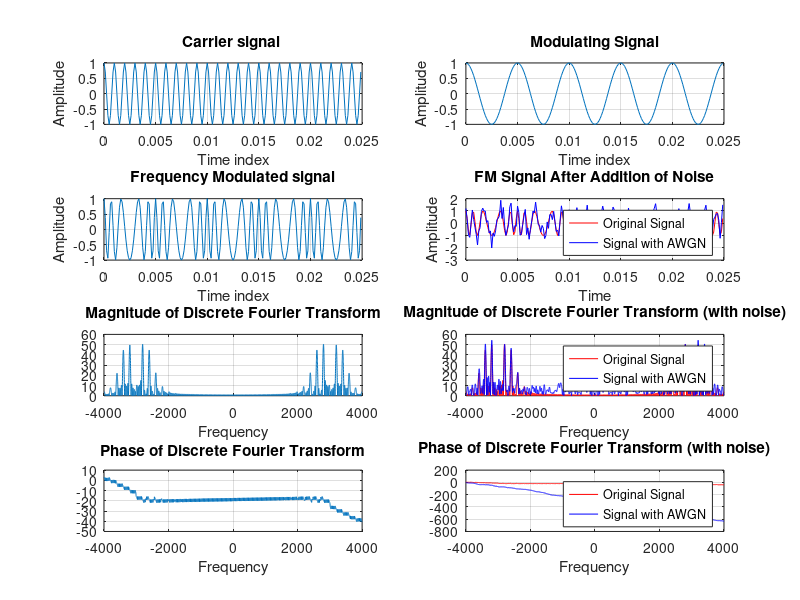

MATLAB code for this plot:
clear all;
close all;
Am=1;
kf=500; %Frequency Deviation
fc=1000; %Carrier Frequency
fm=200; %Modulating Frequency
m=kf*Am/fm; %Modulating Index
Fs=8000; %Sampling Frequency
N=8192;
dt=1/Fs;
n=0:dt:.025-dt; %Time index
c=cos(2*pi*fc*n); %Carrier Signal
M=cos(2*pi*fm*n); %Modulating Signal
subplot(421);
plot (n,c);
ylabel('Amplitude');
xlabel('Time index');
title('Carrier signal ');
grid on;
subplot(422);
plot (n,M);
ylabel('Amplitude');
xlabel('Time index');
title('Modulating Signal');
grid on;
y=cos(2*pi*fc*n+(m.*sin(2*pi*fm*n))); %Frequency Modulation
subplot(423);
plot (n,y);
ylabel('Amplitude');
xlabel('Time index');
title('Frequency Modulated signal');
grid on;
df=Fs/N;
k=-Fs/2:df:Fs/2-df; %Frequency index
Y=(fft(y,N)); %Discrete Fourier Transform on FM Signal
subplot(425);
plot(k,abs(Y));
title('Magnitude of Discrete Fourier Transform');
xlabel('Frequency');
grid on;
subplot(427);
plot(k,unwrap(angle(Y)));
title('Phase of Discrete Fourier Transform');
xlabel('Frequency');
grid on;
snr=5; %Signal to noise ratio
z = awgn(y,snr,'measured'); %Adding noise(AWGN)
subplot(424); 
plot(n, y, 'r');
hold on; % puts the next graph on the same plot
plot(n, z, 'b');
xlabel('Time');
ylabel('Amplitude');
title('FM Signal After Addition of Noise');
grid on;
hold off;
legend('Original Signal','Signal with AWGN');
Z=(fft(z,N)); %Discrete Fourier Transform on noise affected FM Signal
subplot(426);
plot(k,abs(Y),'r');
hold on;
plot(k,abs(Z),'b');
title('Magnitude of Discrete Fourier Transform (with noise)');
xlabel('Frequency');
grid on;
hold off;
legend('Original Signal','Signal with AWGN');
subplot(428);
plot(k,unwrap(angle(Y)),'r');
hold on;
plot(k,unwrap(angle(Z)),'b');
title('Phase of Discrete Fourier Transform (with noise)');
xlabel('Frequency');
grid on;
hold off;
legend('Original Signal','Signal with AWGN');
